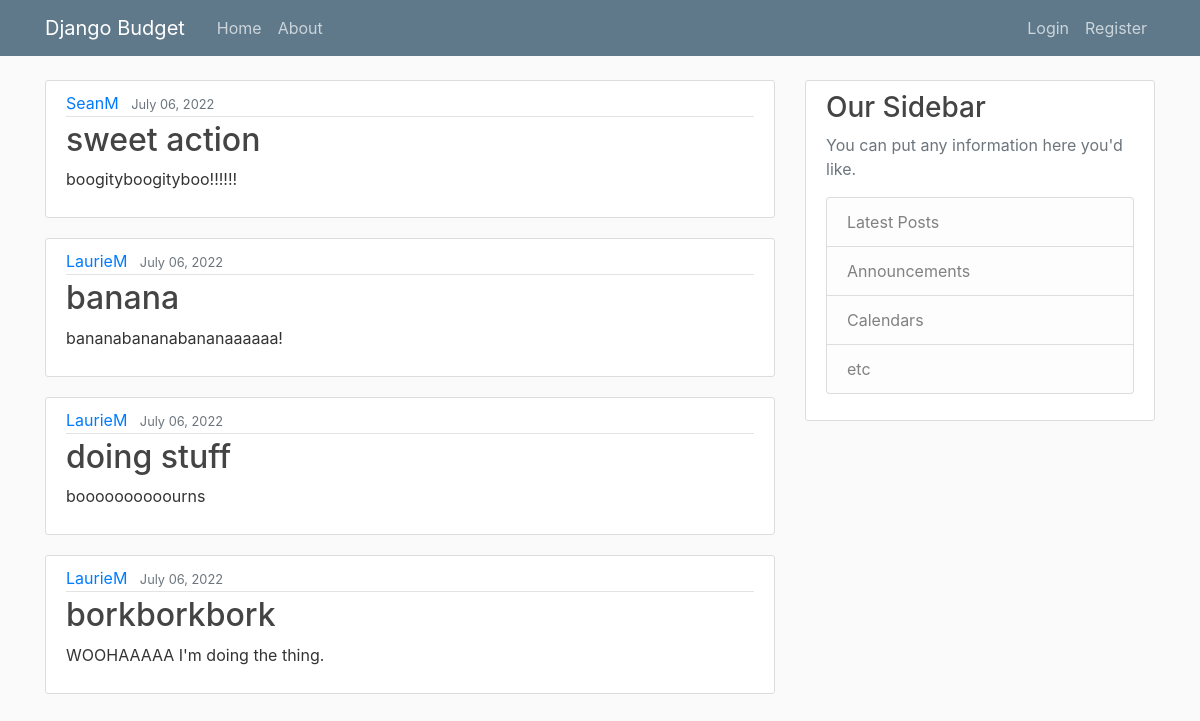
/, run on an earlier commit of the app's database.
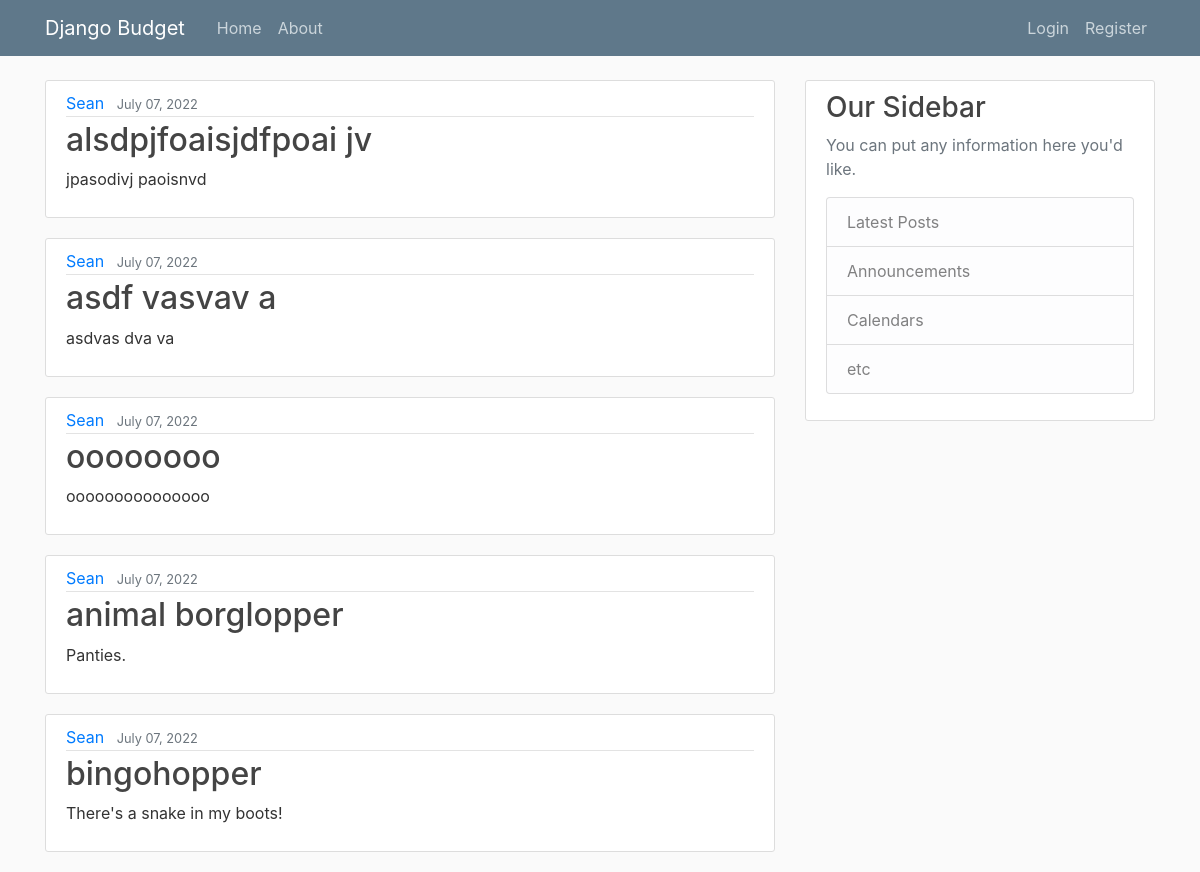
And on a later commit of the database.
### budget/models.py (models this page shows, shortened)
class Post(models.Model):
    title = models.CharField(max_length=100)
    content = models.TextField()
    date_posted = models.DateTimeField(default=timezone.now)
    author = models.ForeignKey(User, on_delete=models.CASCADE)

### budget/views.py (the view)
# urls.py: path('', PostListView.as_view(), name="budget-home"),
class PostListView(ListView):
    model = Post
    template_name = 'budget/home.html'
    context_object_name = 'posts'
    ordering = ['-date_posted']
    paginate_by = 5

### budget/templates/budget/home.html
{% extends "budget/base.html" %}
{% block content %}
{% for post in posts %}
<article class="media content-section">
    <div class="media-body">
        <div class="article-metadata">
            <a class="mr-2" href="#">{{ post.author }}</a>
            <small class="text-muted">{{ post.date_posted|date:"F d, Y" }}</small>
        </div>
        <h2><a class="article-title" href="#">{{ post.title }}</a></h2>
        <p class="article-content">{{ post.content }}</p>
    </div>
</article>
{% endfor %}
{% endblock content %}

What changed in the data, as far as the page shows it:
no longer on this page (row unchanged): Post: author "SeanM", date_posted "July 06, 2022", title "sweet action", content "boogityboogityboo!!!!!!"
no longer on this page (row edited): Post: author "LaurieM", date_posted "July 06, 2022", title "banana", content "bananabananabananaaaaaa!"
no longer on this page (row unchanged): Post: author "LaurieM", date_posted "July 06, 2022", title "doing stuff", content "boooooooooourns"
removed Post: author "LaurieM", date_posted "July 06, 2022", title "borkborkbork", content "WOOHAAAAA I'm doing the thing."
added Post: author "Sean", date_posted "July 07, 2022", title "alsdpjfoaisjdfpoai jv", content "jpasodivj paoisnvd"
added Post: author "Sean", date_posted "July 07, 2022", title "asdf vasvav a", content "asdvas dva va"
added Post: author "Sean", date_posted "July 07, 2022", title "oooooooo", content "ooooooooooooooo"
added Post: author "Sean", date_posted "July 07, 2022", title "animal borglopper", content "Panties."
added Post: author "Sean", date_posted "July 07, 2022", title "bingohopper", content "There's a snake in my boots!"
